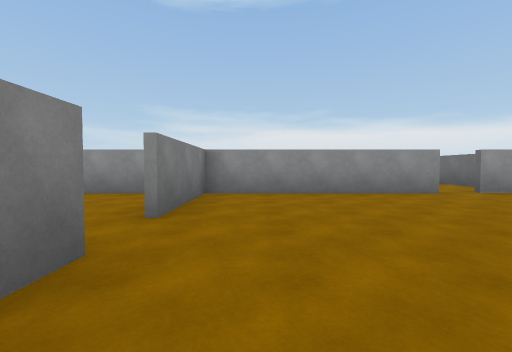
view 1 (above)

14 first-person views from a walk through a Unity game level. The camera is 1.2 m above the floor, tilts 2° down and sees 90° across. The floor is counted in squares, 2 m on a side. Each view is taken from the middle of a square. On the plan, view 1 faces up. The plan holds only what a view shows up to about 9 squares ahead; the rest is blank. The place goes on beyond the plan. The player is left out. Surface patterns are stand-ins for the level's own textures.

view 2
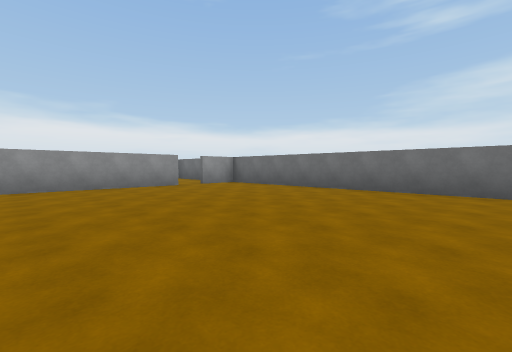

view 3
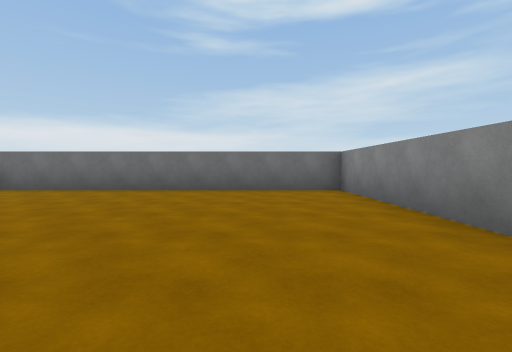

view 4
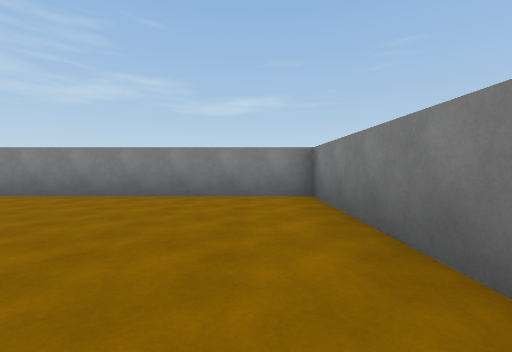

view 5
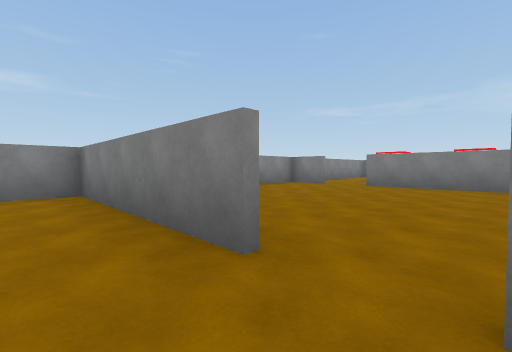

view 6
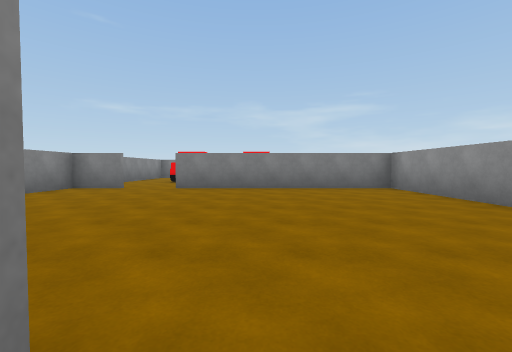

view 7
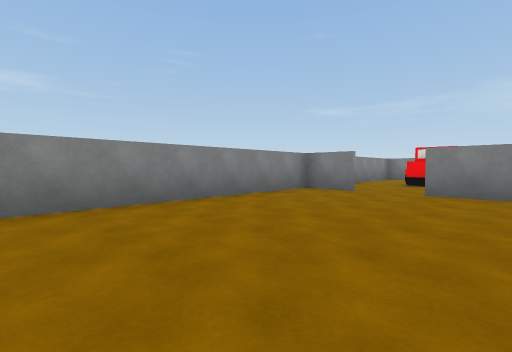

view 8
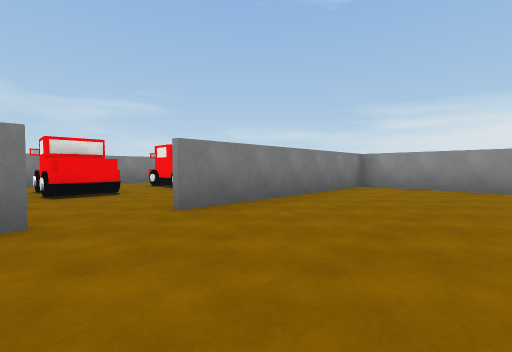

view 9
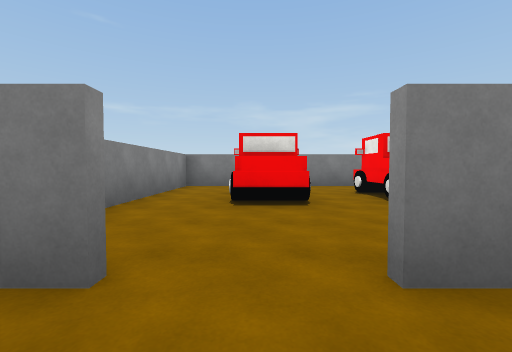

view 10
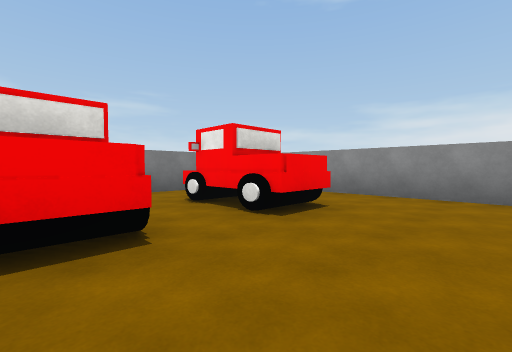

view 11
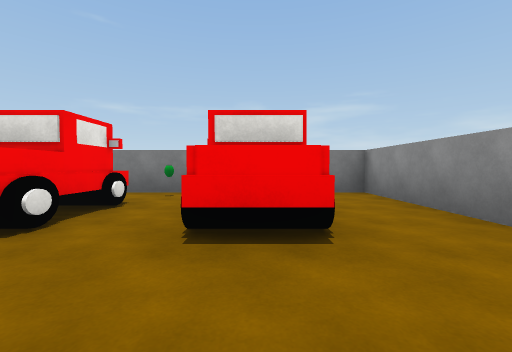

view 12
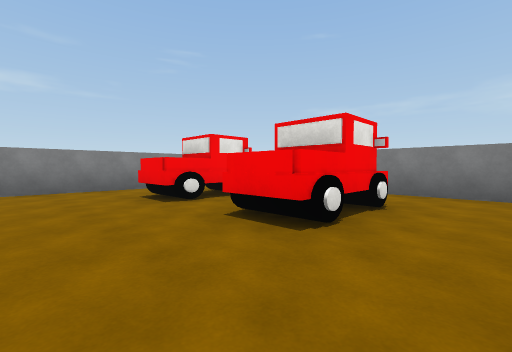

view 13
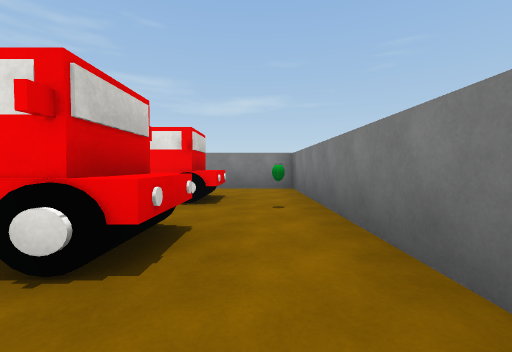

view 14
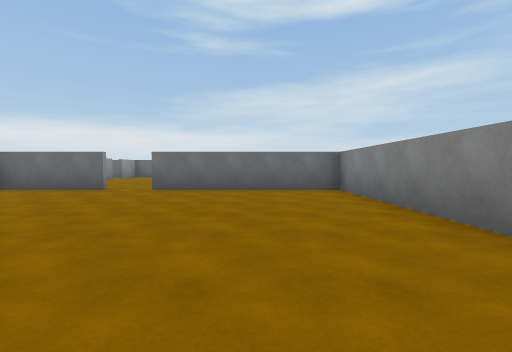

### Floor plan
Points are (right, up) in squares from view 1. A wall is a line through its corners. A room is listed if a view was taken in it or the views show most of it. See-through windows are left out.
Room 1 (views 1, 2, 3, 4, 5)
walls: (-1.2, 1.8) (-1.2, -3.2); (4.2, 5.8) (-1.2, 5.8) (-1.2, 2.9); (6, 5.8) (5.1, 5.8); (-1.1, -3.2) (6.6, -3.2) (6.6, 5.6)
ways out: opening at (-1, 2) to room 2; opening at (5, 6)
Room 2 (views 6, 7, 8, 9, 14)
walls: (-1.3, 2.9) (-1.3, 5.8); (-8.2, -1.8) (-8.2, -3.2); (-8, -3.2) (-1.1, -3.2); (-2.5, 5.8) (-8.2, 5.8) (-8.2, -0.4); (-1.3, -3.2) (-1.3, 1.8)
ways out: opening at (-1, 2) to room 1; opening at (-8, -1) to room 3
Room 3 (views 10, 11, 12, 13)
walls: (-8.9, 4.6) (-15, 4.6) (-15, -3.2) (-8, -3.2)
ways out: opening at (-8, -1) to room 2
objects: other object (-14, 0); truck (-13, -1) to (-11, 0); truck (-13, 2) to (-11, 2)

Where each view was taken, in squares from view 1:
view 1: 0 up, 0 right, facing up
view 2: 2 down, 0 right, facing up-right
view 3: 1 down, 0 right, facing right
view 4: 2 up, 0 right, facing down
view 5: 3 up, 0 right, facing down-left
view 6: 2 up, 1 left, facing left
view 7: 1 up, 2 left, facing down-left
view 8: 2 down, 5 left, facing up-left
view 9: 1 down, 7 left, facing left
view 10: 1 down, 9 left, facing up-left
view 11: 2 up, 9 left, facing left
view 12: 4 up, 9 left, facing down-left
view 13: 4 up, 14 left, facing down
view 14: 1 down, 8 left, facing right
